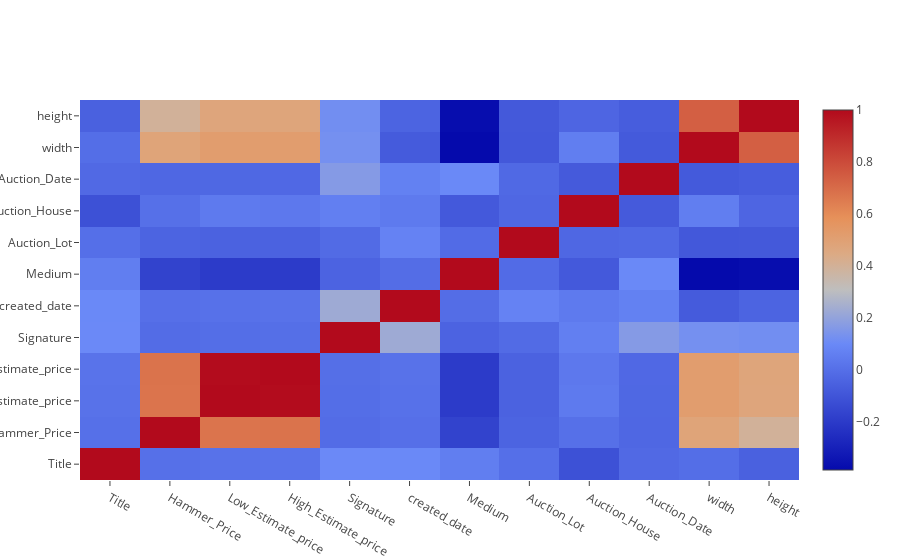

The cell this chart's notebook holds for it:
### Code cell
data = [go.Heatmap( z=X2.corr().values.tolist(),
                  x=['Title', 'Hammer_Price', 'Low_Estimate_price', 'High_Estimate_price',
       'Signature', 'created_date', 'Medium', 'Auction_Lot', 'Auction_House',
       'Auction_Date', 'width', 'height'],
                   y=['Title', 'Hammer_Price', 'Low_Estimate_price', 'High_Estimate_price',
       'Signature', 'created_date', 'Medium', 'Auction_Lot', 'Auction_House',
       'Auction_Date', 'width', 'height'])]

iplot(data, filename='labelled-heatmap-monet')

### Figure 1 — Plotly figure (JSON) as saved in the notebook; plotly's stock layout.template omitted (floating-point values rounded to 4 significant figures; data arrays with more than 128 entries replaced by an {"elided": "..."} marker saying what was removed)
{"data": [{"type": "heatmap", "uid": "4eb64f1d-b6bf-40c9-bba3-cc837972c79c", "x": ["Title", "Hammer_Price", "Low_Estimate_price", "High_Estimate_price", "Signature", "created_date", "Medium", "Auction_Lot", "Auction_House", "Auction_Date", "width", "height"], "y": ["Title", "Hammer_Price", "Low_Estimate_price", "High_Estimate_price", "Signature", "created_date", "Medium", "Auction_Lot", "Auction_House", "Auction_Date", "width", "height"], "z": {"elided": "12x12 float values"}}], "layout": {}}
